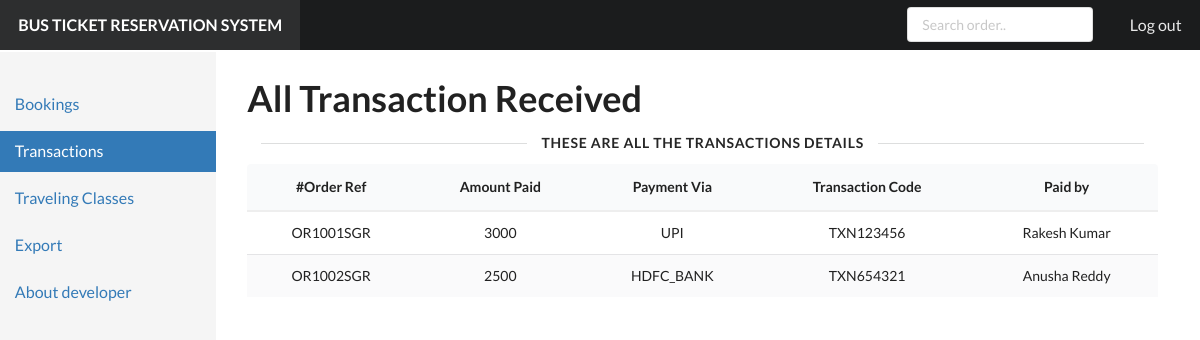
The page /admin/transactions.php (signed in) on the database its author committed.
### tables this page shows
CREATE TABLE IF NOT EXISTS `booking_details` (
  `order_ref` varchar(255) NOT NULL,
  `fullname` varchar(120) NOT NULL,
  `contact` varchar(40) DEFAULT NULL,
  `gender` varchar(40) DEFAULT NULL,
  `class_reserved` varchar(255) NOT NULL,
  `destination` varchar(180) NOT NULL,
  `seats_reserved` varchar(50) NOT NULL DEFAULT '1',
  `date_reserved` varchar(50) DEFAULT NULL,
  `transaction_id` varchar(190) NOT NULL,
  `account` varchar(130) NOT NULL,
  `amount` varchar(50) NOT NULL,
  PRIMARY KEY (`order_ref`),
  KEY `available_classbooking_details` (`class_reserved`),
  KEY `transaction_id` (`transaction_id`)
);

### admin/transactions.php (the view, shortened to what this page needs)
<!DOCTYPE html>
<html>
  <head>
    <link href="static/dist/semantic-ui/semantic.min.css" rel="stylesheet" type="text/css" />
    <link href="static/stylesheets/default.css" rel="stylesheet" type="text/css" />
    <link href="static/stylesheets/pandoc-code-highlight.css" rel="stylesheet" type="text/css" />
  </head>
  <body>
    <div class="ui inverted huge borderless fixed fluid menu">
      <a class="header item">BUS TICKET RESERVATION SYSTEM</a>
      <div class="right menu">
        <div class="item">
          <div class="ui small input">
		  <form>
            <input placeholder="Search order.." name="search" />
			</form>
          </div>
        </div>
        <a class="item" href="logout.php">Log out</a>
      </div>
    </div>
    <div class="ui grid">
      <div class="row">
        <div class="column" id="sidebar">
          <div class="ui secondary vertical fluid menu">
            <a class="item" href="bookings.php">Bookings</a><a class="item active" href="transactions.php">Transactions</a><a class="item" href="travelclass.php">Traveling Classes</a><a class="item">Export</a>
			<a class="item" href="developer.php">About developer</a>
          </div>
        </div>
        <div class="column" id="content" style="display:none">
	<div class="ui grid">
            <div class="row">
         <h1 class="ui huge header">All Transaction Received</h1>
         </div>
        <div class="ui horizontal divider"> These are all the Transactions Details</div>
		<div class="row">
            <table class="ui single line striped selectable center aligned  table">
<thead><tr><th>#Order Ref</th><th>Amount Paid</th><th>Payment Via</th><th>Transaction Code</th><th>Paid by</th></tr></thead>
<tbody>
<?php
require("../dbengine/dbconnect.php");
if(isset($_GET['search'])){$search=$_GET['search'];$data=mysqli_query($conn,"SELECT order_ref,fullname,amount,account,transaction_id FROM booking_details WHERE order_ref LIKE '%$search%' or transaction_id LIKE '%$search%' or account LIKE '%$search%' or fullname LIKE '%$search%'");}
else{$data=mysqli_query($conn,"SELECT order_ref,fullname,amount,account,transaction_id FROM booking_details");}
if(($data) && (mysqli_num_rows($data) >0)){
while($row=mysqli_fetch_assoc($data))
{
echo("<tr><td>".$row['order_ref']."</td><td>".$row['amount']."</td><td>".$row['account']."</td><td>".$row['transaction_id']."</td><td>".$row['fullname']."</td></tr>");
}
}
else{
echo "<tr><td colspan='5'>No records match found! </td></tr>";
}
?>
</tbody>
            </table>
            </div>
			</div>
		</div>
	  </div>
    </div>
  </body>
</html>

### admin/static/stylesheets/default.css (style rules this page uses)
body { -webkit-font-smoothing: antialiased; -moz-osx-font-smoothing: grayscale; text-rendering: optimizeLegibility; }
.ui.menu { border-radius: 0; box-shadow: none; margin-bottom: 0; -moz-font-feature-settings: "smcp" 0, "onum" 0; -ms-font-feature-settings: "smcp" 0, "onum" 0; -o-font-feature-settings: "smcp" 0, "onum" 0; -webkit-font-feature-settings: "smcp" 0, "onum" 0; font-feature-settings: "smcp" 0, "onum" 0; }
.ui.menu form { font-size: 14px; }
.ui.menu input { -moz-font-feature-settings: "smcp" 0, "onum" 0; -ms-font-feature-settings: "smcp" 0, "onum" 0; -o-font-feature-settings: "smcp" 0, "onum" 0; -webkit-font-feature-settings: "smcp" 0, "onum" 0; font-feature-settings: "smcp" 0, "onum" 0; font-size: 14px; }

### admin/transactions.php (style rules this page uses)
body { display: relative; }
#sidebar { position: fixed; top: 51.8px; left: 0; bottom: 0; width: 18%; background-color: #f5f5f5; padding: 0px; }
#sidebar .ui.menu { margin: 2em 0 0; font-size: 16px; }
#sidebar .ui.menu > a.item { color: #337ab7; border-radius: 0 !important; }
#sidebar .ui.menu > a.item.active { background-color: #337ab7; color: white; border: none !important; }
#content { margin-left: 19%; width: 81%; margin-top: 3em; padding-left: 3em; float: left; }
#content > .ui.grid { padding-right: 4em; padding-bottom: 3em; }
#content h1 { font-size: 36px; }
#content .ui.divider:not(.hidden) { margin: 0; }
#content table.ui.table { border: none; }
#content table.ui.table thead th { border-bottom: 2px solid #eee !important; }

### rows shown on the page
booking_details: order_ref "OR1001SGR", amount "3000", account "UPI", transaction "TXN123456", fullname "Rakesh Kumar"
booking_details: order_ref "OR1002SGR", amount "2500", account "HDFC_BANK", transaction "TXN654321", fullname "Anusha Reddy"
